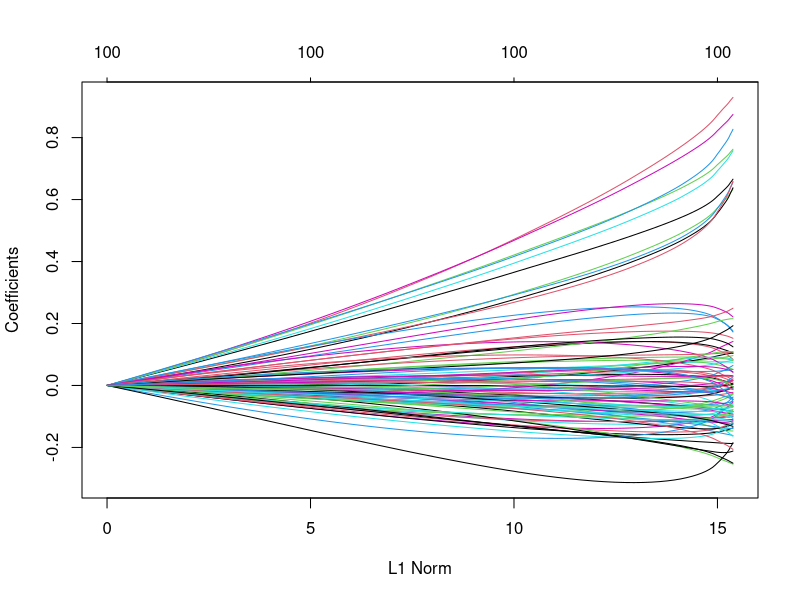
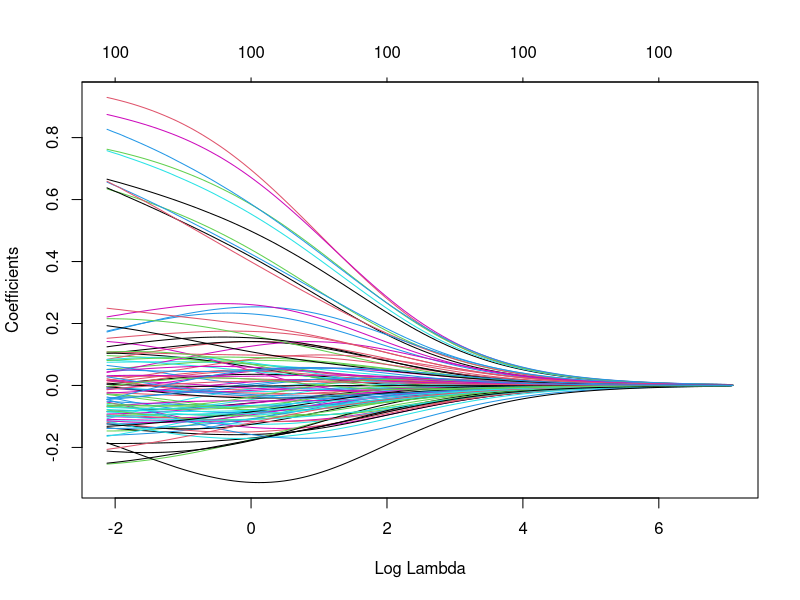
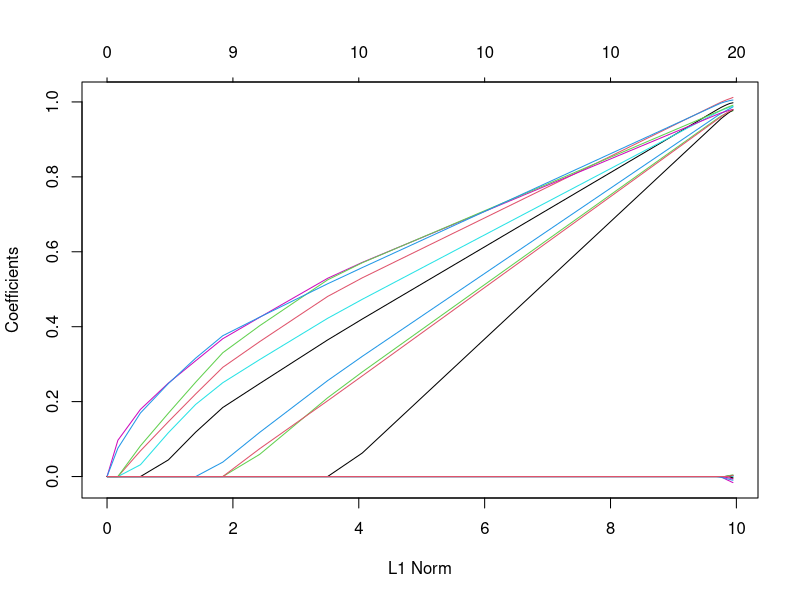
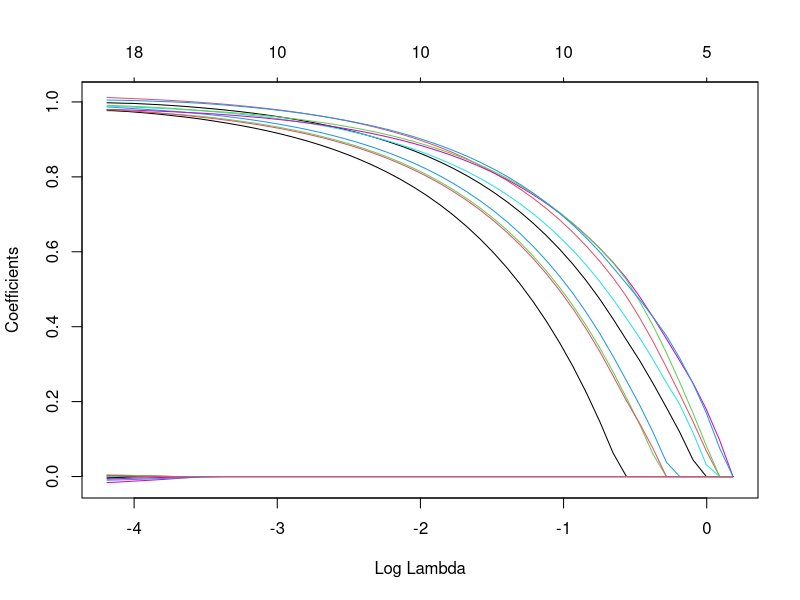

Recreate these plots in R, in order.
## ---- chunk 1
knitr::opts_chunk$set(echo = TRUE)
## ---- chunk 2
library(MASS)

set.seed(123)

# a) draw from standard multivariate normal
X <- mvrnorm(n = 100, mu = rep(0, 100), Sigma = diag(1, nrow = 100, ncol = 100))
names(X) <- paste0("X", 1:100)

# b) use 10 first columns of X and simulated noise to get y
y <- apply(X[, 1:10], MARGIN = 1, FUN = sum) + rnorm(100, mean = 0, sd = sqrt(0.01))

# c) fit LASSO and ridge models with different values of λ 

library(glmnet)

# alpha = 0 is RIDGE, alpha = 1 is LASSO according to elastic net mixing

# glmnet chooses suitable lambda values itself but one could also specify the
# lambda sequence manually (argument: lambda = sequence). We go with the implemented selection of lambda as
# we expect sensible behavior.

RIDGE <- glmnet(x = X, y = y, alpha = 0)

LASSO <- glmnet(x = X, y = y, alpha = 1)
## ---- chunk 3
# d) plot for RIDGE
plot(RIDGE)

# d) plot with xvar = lambda
plot(RIDGE, xvar = "lambda")
## ---- chunk 4
# d) plot for LASSO
plot(LASSO)

# d) plot with xvar = lambda
plot(LASSO, xvar = "lambda")
## ---- chunk 5
# get deviance and lambda
RIDGE_dev_l <- data.frame(deviance = deviance(RIDGE), lambda = RIDGE$lambda)
LASSO_dev_l <- data.frame(deviance = deviance(LASSO), lambda = LASSO$lambda)

# get number of non-zero coefficients and lambda
# step 1 extract coefficients. Rows are Variables, columns correspond to lambda
RIDGE_coef <- coef(RIDGE)
LASSO_coef <- coef(LASSO)

# define an effective 0 as .Machine$double.eps and treat everything smaller as 0
# column sum of logical matrix provides number of non zero coefficients
RIDGE_coef_non_zero <- apply(RIDGE_coef < .Machine$double.eps, MARGIN = 2, sum)
LASSO_coef_non_zero <- apply(LASSO_coef < .Machine$double.eps, MARGIN = 2, sum)
